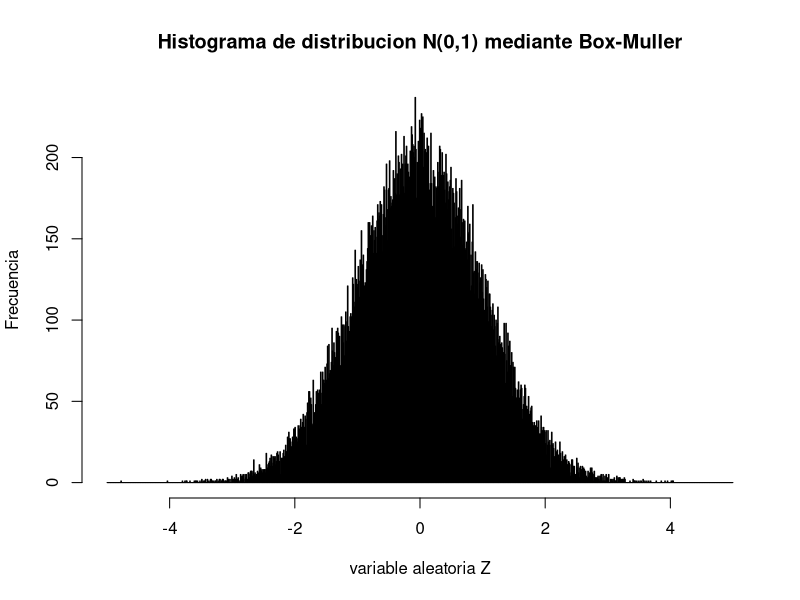

Generate this figure with R:
#número de observaciones por variable (ambas suman 50000)
obs <- 25000;

#cuantil a aproximar
cuantil <- 1.645;

#funcion para la simulación
simul <- function(obs){
    z <-matrix(data=0, nr=obs, nc=2)

    for (i in 1:obs){
        #generamos un valor aleatorio
        u <- runif(2);
        
        #rellenamos de forma iterativa las posiciones de la matriz con datos devueltos por la fórmula de Box-Muller
        z[i,1] <- sqrt(-2*log(u[1]))*cos(2*pi*u[2]);
        z[i,2] <- sqrt(-2*log(u[1]))*sin(2*pi*u[2]);
    }

    return(z);
}

#la función devuelve la matriz de valores pasándole como parámetro el numero de observaciones por variable aleatoria
z <- simul(obs);

#llamamos a la función hist() para imprimir la función
hist(z, breaks=seq(-5,5,by=0.01), col="blue", freq=T,
    main="Histograma de distribucion N(0,1) mediante Box-Muller",
    xlab="variable aleatoria Z",
    ylab="Frecuencia");

#variable que almacena el valor de la probabilidad almacenada
prob = length(z[z>cuantil]) / length(z);

print(prob);

